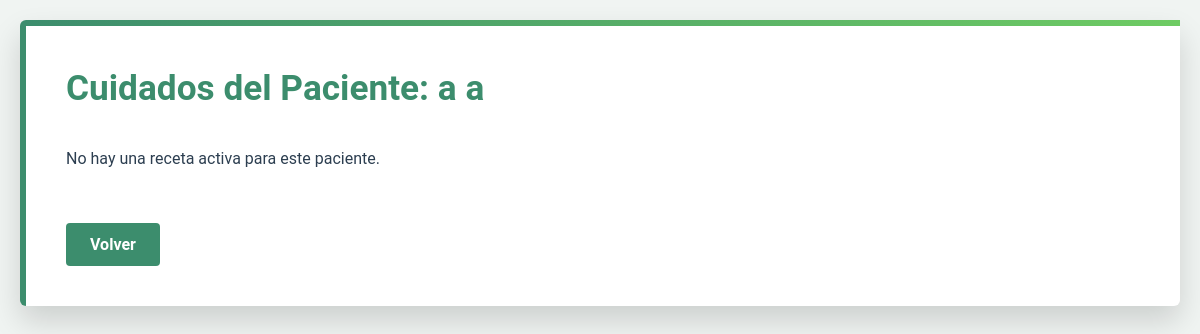
Page /enfermeria/cuidados-paciente/5/ (signed in) on the earlier database version.
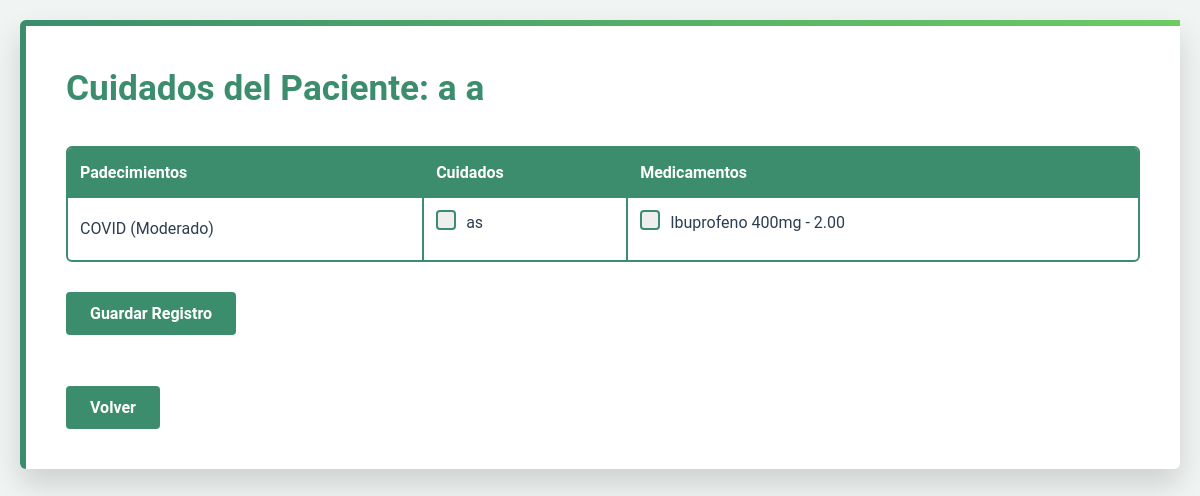
Same page on the later database version.
### usuarioDoctor/models.py (models this page shows, shortened)
class RecetaPadecimiento(models.Model):
    receta = models.ForeignKey(Receta, on_delete=models.CASCADE, related_name='padecimientos')
    padecimiento = models.ForeignKey(Padecimiento, on_delete=models.PROTECT)
    nivel_gravedad = models.IntegerField(choices=Diagnostico.NIVELES_GRAVEDAD)

class Padecimiento(models.Model):
    nombre = models.CharField(max_length=200)
    descripcion = models.TextField(null=True, blank=True)
    areas = models.ManyToManyField(
        'login.AreaEspecialidad',
        blank=True,
        related_name='padecimientos_relacionados',
        help_text="Áreas hospitalarias donde se maneja este padecimiento"
    )
    fortalezas = models.ManyToManyField(
        'login.Fortaleza',
        blank=True,
        related_name='padecimientos_asociados',
        help_text="Fortalezas de enfermería necesarias para atender este padecimiento"
    )
    activo = models.BooleanField(default=True)
    class Meta:
        ordering = ['nombre']
        verbose_name = 'Padecimiento'
        verbose_name_plural = 'Padecimientos'

class RecetaCuidado(models.Model):
    receta = models.ForeignKey(Receta, on_delete=models.CASCADE, related_name='cuidados')
    cuidado = models.ForeignKey(Cuidado, on_delete=models.PROTECT)
    completado = models.BooleanField(default=False)
    fecha_completado = models.DateTimeField(null=True, blank=True)
    completado_por = models.ForeignKey(
        'login.Usuarios',
        null=True,
        blank=True,
        on_delete=models.SET_NULL,
        limit_choices_to={'tipoUsuario': 'EN'}
    )

class Cuidado(models.Model):
    nombre = models.CharField(max_length=200)
    class Meta:
        verbose_name = 'Cuidado'
        verbose_name_plural = 'Cuidados'

class DetalleReceta(models.Model):
    UNIDADES_MEDIDA = [
        ('TAB', 'Tabletas'),
        ('ML', 'Mililitros'),
        ('MG', 'Miligramos'),
        ('CAP', 'Cápsulas'),
        ('GOT', 'Gotas'),
        ('AMP', 'Ampolletas'),
    ]
    receta = models.ForeignKey(Receta, on_delete=models.CASCADE, related_name='detalles')
    medicamento = models.ForeignKey('usuarioJefa.Medicamento', on_delete=models.PROTECT)
    cantidad_por_toma = models.DecimalField(max_digits=5, decimal_places=2)
    unidad_medida = models.CharField(max_length=3, choices=UNIDADES_MEDIDA)
    frecuencia_horas = models.PositiveIntegerField(help_text="Cada cuántas horas")
    dias_tratamiento = models.PositiveIntegerField()
    instrucciones = models.TextField()
    descripcion_opcional = models.TextField(blank=True)
    hay_existencia = models.BooleanField(default=True)

### usuarioJefa/models.py (models this page shows, shortened)
class Medicamento(models.Model):
    nombre = models.CharField(max_length=200)
    gramaje = models.CharField(max_length=50)
    compuestos = models.ManyToManyField(Compuesto)
    cantidad_disponible = models.IntegerField(default=0)
    fecha_actualizacion = models.DateTimeField(auto_now=True)
    class Meta:
        verbose_name = 'Medicamento'
        verbose_name_plural = 'Medicamentos'

### usuarioEnfermeria/views.py (the view, shortened to what this page needs)
@login_required
def cuidados_paciente(request, paciente_id):
    if request.user.tipoUsuario not in ['EN', 'JP']:
        messages.error(request, 'No tienes permiso para acceder a esta sección')
        return redirect('login')
    paciente = get_object_or_404(Paciente, id=paciente_id)
    receta_actual = Receta.objects.filter(
        paciente=paciente,
        activa=True
    ).select_related('diagnostico').first()
    context = {
        'paciente': paciente,
        'receta': receta_actual,
        'padecimientos': RecetaPadecimiento.objects.filter(receta=receta_actual).select_related('padecimiento') if receta_actual else None,
        'cuidados': RecetaCuidado.objects.filter(receta=receta_actual).select_related('cuidado') if receta_actual else None,
        'medicamentos': DetalleReceta.objects.filter(receta=receta_actual).select_related('medicamento') if receta_actual else None,
        'registros_recientes': SeguimientoCuidados.objects.filter(
            paciente=paciente
        ).order_by('-fecha_registro')[:5],
        'ultimo_registro': SeguimientoCuidados.objects.filter(
            paciente=paciente
        ).order_by('-fecha_registro').first()
    }
    return render(request, 'usuarioEnfermeria/cuidados_paciente.html', context)

### usuarioEnfermeria/templates/usuarioEnfermeria/cuidados_paciente.html (shortened to what this page needs)
<!DOCTYPE html>
<html lang="es">
<head>
</head>
<body>
    <div class="container">
        <div class="header">
            <h1>Cuidados del Paciente: {{ paciente.nombres }} {{ paciente.apellidos }}</h1>
        </div>
        {% if receta %}
        <form method="POST">
            <table class="patients-table">
                <tr>
                    <th>Padecimientos</th>
                    <th>Cuidados</th>
                    <th>Medicamentos</th>
                </tr>
                <tr>
                    <td>
                        {% for padecimiento in padecimientos %}
                            <div>
                                {{ padecimiento.padecimiento.nombre }}
                                ({{ padecimiento.get_nivel_gravedad_display }})
                            </div>
                        {% endfor %}
                    </td>
                    <td>
                        {% for cuidado in cuidados %}
                            <div>
                                <label class="checkbox-container" for="cuidado_{{ cuidado.id }}">
                                    <span class="checkmark"></span>
                                    {{ cuidado.cuidado.nombre }}
                                </label>
                            </div>
                        {% endfor %}
                    </td>
                    <td>
                        {% for medicamento in medicamentos %}
                            <div>
                                <label class="checkbox-container" for="medicamento_{{ medicamento.id }}">
                                    <span class="checkmark"></span>
                                    {{ medicamento.medicamento.nombre }} - {{ medicamento.cantidad_por_toma }}
                                </label>
                            </div>
                        {% endfor %}
                    </td>
                </tr>
            </table>
            <button type="submit" class="btn">Guardar Registro</button>
        </form>
        {% else %}
        <p>No hay una receta activa para este paciente.</p>
        {% endif %}
        <br><br>
        <a href="{% url 'enfermeria:pacientes_enfermeria' %}">
            <button type="button" class="btn">Volver</button>
        </a>
    </div>
</body>
</html>

Differences in the rows shown:
added RecetaPadecimiento: padecimiento.nombre "COVID", nivel_gravedad "Moderado"
added RecetaCuidado: cuidado.nombre "as"
added DetalleReceta: medicamento.nombre "Ibuprofeno 400mg", cantidad_por_toma "2.00"
Other differences:
text no longer shown: "No hay una receta activa para este paciente."
text now shown: "Padecimientos Cuidados Medicamentos Guardar Registro"
